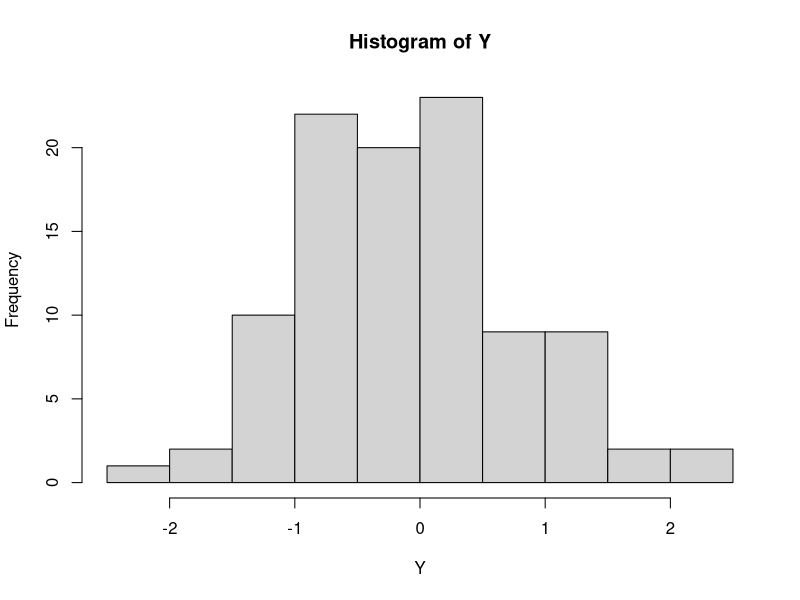

R code for this plot:
## ---- chunk 1
knitr::opts_chunk$set(echo = TRUE)
## ---- chunk 2
# sample of size 100
Y<- rnorm( 100)
hist( Y)
